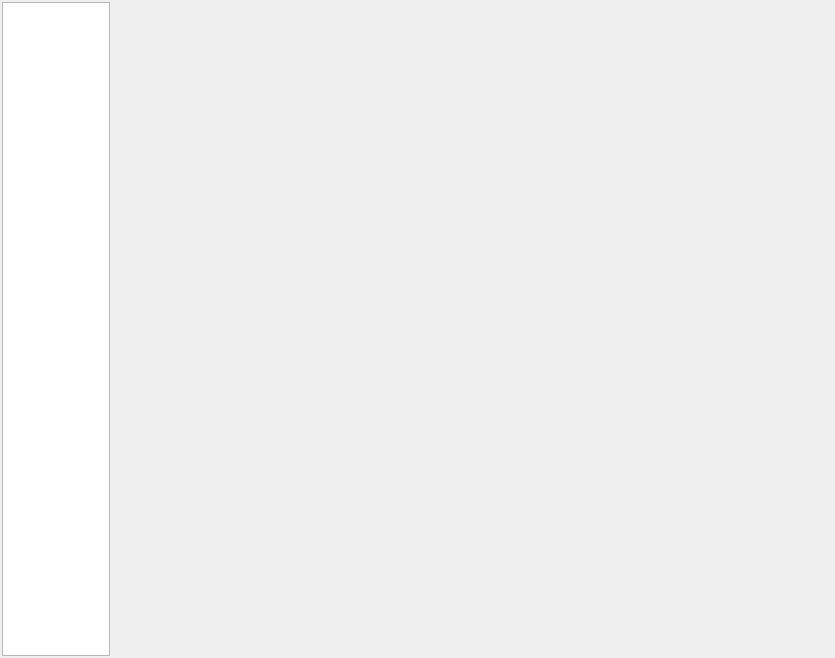
<?xml version="1.0" encoding="UTF-8"?>
<ui version="4.0">
 <class>FreeTabWidget</class>
 <widget class="QWidget" name="FreeTabWidget">
  <property name="geometry">
   <rect>
    <x>0</x>
    <y>0</y>
    <width>835</width>
    <height>658</height>
   </rect>
  </property>
  <property name="windowTitle">
   <string>FreeTabWidget</string>
  </property>
  <layout class="QHBoxLayout" name="horizontalLayout" stretch="1,10">
   <property name="leftMargin">
    <number>2</number>
   </property>
   <property name="topMargin">
    <number>2</number>
   </property>
   <property name="rightMargin">
    <number>2</number>
   </property>
   <property name="bottomMargin">
    <number>2</number>
   </property>
   <item>
    <widget class="QListWidget" name="listWidget">
     <property name="sizePolicy">
      <sizepolicy hsizetype="Fixed" vsizetype="Preferred">
       <horstretch>0</horstretch>
       <verstretch>0</verstretch>
      </sizepolicy>
     </property>
     <property name="minimumSize">
      <size>
       <width>108</width>
       <height>0</height>
      </size>
     </property>
     <property name="maximumSize">
      <size>
       <width>108</width>
       <height>16777215</height>
      </size>
     </property>
     <property name="styleSheet">
      <string notr="true">QListView::item {
    min-width: 98px;
	max-width: 98px;
    min-height: 45px;
	max-height: 45px;
	padding: 0px;
	border: 0px solid #ffffff;		
	border-radius: 2px;
	color: #FFFFFF;
	background: #1B89CA;
}

QListView::item:hover {
	background:#5CACEE; 
}

QListView::item:pressed {
	background: #1077B5;
}

QListView::item:selected {
	background: #1077B5;
}

QListView::item:checked {
	background: #1077A5;
}





</string>
     </property>
     <property name="movement">
      <enum>QListView::Static</enum>
     </property>
     <property name="spacing">
      <number>2</number>
     </property>
     <property name="viewMode">
      <enum>QListView::IconMode</enum>
     </property>
    </widget>
   </item>
   <item>
    <widget class="QStackedWidget" name="stackedWidget">
     <property name="minimumSize">
      <size>
       <width>680</width>
       <height>0</height>
      </size>
     </property>
     <property name="layoutDirection">
      <enum>Qt::LeftToRight</enum>
     </property>
     <property name="styleSheet">
      <string notr="true"/>
     </property>
     <property name="currentIndex">
      <number>-1</number>
     </property>
    </widget>
   </item>
  </layout>
 </widget>
 <layoutdefault spacing="6" margin="11"/>
 <resources/>
 <connections/>
</ui>
